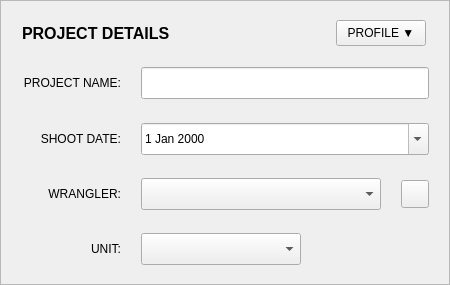
                 <widget class="QFrame" name="frame_projectDetails">
                  <property name="minimumSize">
                   <size>
                    <width>400</width>
                    <height>280</height>
                   </size>
                  </property>
                  <property name="maximumSize">
                   <size>
                    <width>460</width>
                    <height>285</height>
                   </size>
                  </property>
                  <property name="frameShape">
                   <enum>QFrame::StyledPanel</enum>
                  </property>
                  <property name="frameShadow">
                   <enum>QFrame::Raised</enum>
                  </property>
                  <layout class="QVBoxLayout" name="verticalLayout_43">
                   <item>
                    <layout class="QVBoxLayout" name="verticalLayout_44" stretch="0">
                     <property name="spacing">
                      <number>6</number>
                     </property>
                     <property name="leftMargin">
                      <number>10</number>
                     </property>
                     <property name="topMargin">
                      <number>8</number>
                     </property>
                     <property name="rightMargin">
                      <number>12</number>
                     </property>
                     <property name="bottomMargin">
                      <number>6</number>
                     </property>
                     <item>
                      <layout class="QHBoxLayout" name="horizontalLayout_70">
                       <item>
                        <widget class="QLabel" name="title_projectDetails">
                         <property name="font">
                          <font>
                           <family>Segoe UI</family>
                           <pointsize>12</pointsize>
                           <weight>87</weight>
                           <bold>true</bold>
                          </font>
                         </property>
                         <property name="text">
                          <string>PROJECT DETAILS</string>
                         </property>
                         <property name="indent">
                          <number>0</number>
                         </property>
                        </widget>
                       </item>
                       <item>
                        <widget class="QPushButton" name="btn_showProfile">
                         <property name="minimumSize">
                          <size>
                           <width>90</width>
                           <height>26</height>
                          </size>
                         </property>
                         <property name="maximumSize">
                          <size>
                           <width>90</width>
                           <height>26</height>
                          </size>
                         </property>
                         <property name="text">
                          <string>PROFILE ▼</string>
                         </property>
                        </widget>
                       </item>
                      </layout>
                     </item>
                    </layout>
                   </item>
                   <item>
                    <layout class="QGridLayout" name="gridLayout_2">
                     <item row="0" column="0">
                      <widget class="QWidget" name="project_name_row" native="true">
                       <property name="sizePolicy">
                        <sizepolicy hsizetype="Expanding" vsizetype="Preferred">
                         <horstretch>0</horstretch>
                         <verstretch>0</verstretch>
                        </sizepolicy>
                       </property>
                       <property name="minimumSize">
                        <size>
                         <width>400</width>
                         <height>50</height>
                        </size>
                       </property>
                       <property name="maximumSize">
                        <size>
                         <width>16777215</width>
                         <height>50</height>
                        </size>
                       </property>
                       <layout class="QHBoxLayout" name="horizontalLayout_37">
                        <item>
                         <layout class="QHBoxLayout" name="horizontalLayout_36" stretch="0,1">
                          <property name="spacing">
                           <number>20</number>
                          </property>
                          <property name="rightMargin">
                           <number>0</number>
                          </property>
                          <item>
                           <widget class="QLabel" name="label_projectName">
                            <property name="minimumSize">
                             <size>
                              <width>100</width>
                              <height>0</height>
                             </size>
                            </property>
                            <property name="maximumSize">
                             <size>
                              <width>100</width>
                              <height>16777215</height>
                             </size>
                            </property>
                            <property name="text">
                             <string>PROJECT NAME:</string>
                            </property>
                            <property name="alignment">
                             <set>Qt::AlignRight|Qt::AlignTrailing|Qt::AlignVCenter</set>
                            </property>
                           </widget>
                          </item>
                          <item>
                           <widget class="QLineEdit" name="input_projectName">
                            <property name="sizePolicy">
                             <sizepolicy hsizetype="Expanding" vsizetype="Fixed">
                              <horstretch>0</horstretch>
                              <verstretch>0</verstretch>
                             </sizepolicy>
                            </property>
                            <property name="minimumSize">
                             <size>
                              <width>266</width>
                              <height>30</height>
                             </size>
                            </property>
                            <property name="maximumSize">
                             <size>
                              <width>500</width>
                              <height>34</height>
                             </size>
                            </property>
                            <property name="font">
                             <font>
                              <family>Segoe UI</family>
                              <pointsize>10</pointsize>
                             </font>
                            </property>
                           </widget>
                          </item>
                         </layout>
                        </item>
                       </layout>
                      </widget>
                     </item>
                     <item row="1" column="0">
                      <widget class="QWidget" name="shoot_date_row" native="true">
                       <property name="minimumSize">
                        <size>
                         <width>100</width>
                         <height>50</height>
                        </size>
                       </property>
                       <property name="maximumSize">
                        <size>
                         <width>16777215</width>
                         <height>50</height>
                        </size>
                       </property>
                       <layout class="QHBoxLayout" name="horizontalLayout_39">
                        <item>
                         <layout class="QHBoxLayout" name="horizontalLayout_38" stretch="0,1">
                          <property name="spacing">
                           <number>20</number>
                          </property>
                          <item>
                           <widget class="QLabel" name="label_shootDate">
                            <property name="minimumSize">
                             <size>
                              <width>100</width>
                              <height>0</height>
                             </size>
                            </property>
                            <property name="maximumSize">
                             <size>
                              <width>100</width>
                              <height>16777215</height>
                             </size>
                            </property>
                            <property name="text">
                             <string>SHOOT DATE:</string>
                            </property>
                            <property name="alignment">
                             <set>Qt::AlignRight|Qt::AlignTrailing|Qt::AlignVCenter</set>
                            </property>
                            <property name="indent">
                             <number>0</number>
                            </property>
                           </widget>
                          </item>
                          <item>
                           <widget class="QDateEdit" name="input_shootDate">
                            <property name="sizePolicy">
                             <sizepolicy hsizetype="Expanding" vsizetype="Fixed">
                              <horstretch>0</horstretch>
                              <verstretch>0</verstretch>
                             </sizepolicy>
                            </property>
                            <property name="minimumSize">
                             <size>
                              <width>266</width>
                              <height>28</height>
                             </size>
                            </property>
                            <property name="maximumSize">
                             <size>
                              <width>500</width>
                              <height>34</height>
                             </size>
                            </property>
                            <property name="calendarPopup">
                             <bool>true</bool>
                            </property>
                           </widget>
                          </item>
                         </layout>
                        </item>
                       </layout>
                      </widget>
                     </item>
                     <item row="2" column="0">
                      <widget class="QWidget" name="wrangler_row" native="true">
                       <property name="minimumSize">
                        <size>
                         <width>100</width>
                         <height>50</height>
                        </size>
                       </property>
                       <property name="maximumSize">
                        <size>
                         <width>16777215</width>
                         <height>50</height>
                        </size>
                       </property>
                       <layout class="QHBoxLayout" name="horizontalLayout_41">
                        <item>
                         <layout class="QHBoxLayout" name="horizontalLayout_40" stretch="0,1,0">
                          <property name="spacing">
                           <number>20</number>
                          </property>
                          <item>
                           <widget class="QLabel" name="label_wrangler">
                            <property name="minimumSize">
                             <size>
                              <width>100</width>
                              <height>0</height>
                             </size>
                            </property>
                            <property name="maximumSize">
                             <size>
                              <width>100</width>
                              <height>16777215</height>
                             </size>
                            </property>
                            <property name="text">
                             <string>WRANGLER:</string>
                            </property>
                            <property name="alignment">
                             <set>Qt::AlignRight|Qt::AlignTrailing|Qt::AlignVCenter</set>
                            </property>
                           </widget>
                          </item>
                          <item>
                           <widget class="QComboBox" name="input_wrangler">
                            <property name="sizePolicy">
                             <sizepolicy hsizetype="Expanding" vsizetype="Fixed">
                              <horstretch>0</horstretch>
                              <verstretch>0</verstretch>
                             </sizepolicy>
                            </property>
                            <property name="minimumSize">
                             <size>
                              <width>240</width>
                              <height>28</height>
                             </size>
                            </property>
                            <property name="maximumSize">
                             <size>
                              <width>500</width>
                              <height>34</height>
                             </size>
                            </property>
                            <property name="currentIndex">
                             <number>0</number>
                            </property>
                            <item>
                             <property name="text">
                              <string/>
                             </property>
                            </item>
                            <item>
                             <property name="text">
                              <string>Harry Shaper</string>
                             </property>
                            </item>
                            <item>
                             <property name="text">
                              <string>Samuel Barnett</string>
                             </property>
                            </item>
                            <item>
                             <property name="text">
                              <string>Harveen Bahia</string>
                             </property>
                            </item>
                            <item>
                             <property name="text">
                              <string>Jade Gavin</string>
                             </property>
                            </item>
                           </widget>
                          </item>
                          <item>
                           <widget class="QPushButton" name="btn_editWranglers">
                            <property name="minimumSize">
                             <size>
                              <width>28</width>
                              <height>28</height>
                             </size>
                            </property>
                            <property name="maximumSize">
                             <size>
                              <width>28</width>
                              <height>28</height>
                             </size>
                            </property>
                            <property name="text">
                             <string/>
                            </property>
                           </widget>
                          </item>
                         </layout>
                        </item>
                       </layout>
                      </widget>
                     </item>
                     <item row="3" column="0">
                      <widget class="QWidget" name="unit_row" native="true">
                       <property name="minimumSize">
                        <size>
                         <width>100</width>
                         <height>50</height>
                        </size>
                       </property>
                       <property name="maximumSize">
                        <size>
                         <width>16777215</width>
                         <height>50</height>
                        </size>
                       </property>
                       <layout class="QHBoxLayout" name="horizontalLayout_43">
                        <item>
                         <layout class="QHBoxLayout" name="horizontalLayout_42" stretch="0,1,0">
                          <property name="spacing">
                           <number>20</number>
                          </property>
                          <item>
                           <widget class="QLabel" name="label_unit">
                            <property name="minimumSize">
                             <size>
                              <width>100</width>
                              <height>0</height>
                             </size>
                            </property>
                            <property name="maximumSize">
                             <size>
                              <width>100</width>
                              <height>16777215</height>
                             </size>
                            </property>
                            <property name="text">
                             <string>UNIT:</string>
                            </property>
                            <property name="alignment">
                             <set>Qt::AlignRight|Qt::AlignTrailing|Qt::AlignVCenter</set>
                            </property>
                           </widget>
                          </item>
                          <item>
                           <widget class="QComboBox" name="input_unit">
                            <property name="sizePolicy">
                             <sizepolicy hsizetype="Expanding" vsizetype="Fixed">
                              <horstretch>0</horstretch>
                              <verstretch>0</verstretch>
                             </sizepolicy>
                            </property>
                            <property name="minimumSize">
                             <size>
                              <width>140</width>
                              <height>28</height>
                             </size>
                            </property>
                            <property name="maximumSize">
                             <size>
                              <width>160</width>
                              <height>34</height>
                             </size>
                            </property>
                            <property name="contextMenuPolicy">
                             <enum>Qt::DefaultContextMenu</enum>
                            </property>
                            <property name="acceptDrops">
                             <bool>false</bool>
                            </property>
                            <property name="currentText">
                             <string/>
                            </property>
                            <item>
                             <property name="text">
                              <string/>
                             </property>
                            </item>
                            <item>
                             <property name="text">
                              <string>Main Unit</string>
                             </property>
                            </item>
                            <item>
                             <property name="text">
                              <string>2nd Unit</string>
                             </property>
                            </item>
                            <item>
                             <property name="text">
                              <string>Splinter Unit</string>
                             </property>
                            </item>
                            <item>
                             <property name="text">
                              <string>Drone Unit</string>
                             </property>
                            </item>
                           </widget>
                          </item>
                          <item>
                           <spacer name="horizontalSpacer_7">
                            <property name="orientation">
                             <enum>Qt::Horizontal</enum>
                            </property>
                            <property name="sizeHint" stdset="0">
                             <size>
                              <width>40</width>
                              <height>20</height>
                             </size>
                            </property>
                           </spacer>
                          </item>
                         </layout>
                        </item>
                       </layout>
                      </widget>
                     </item>
                    </layout>
                   </item>
                  </layout>
                 </widget>
